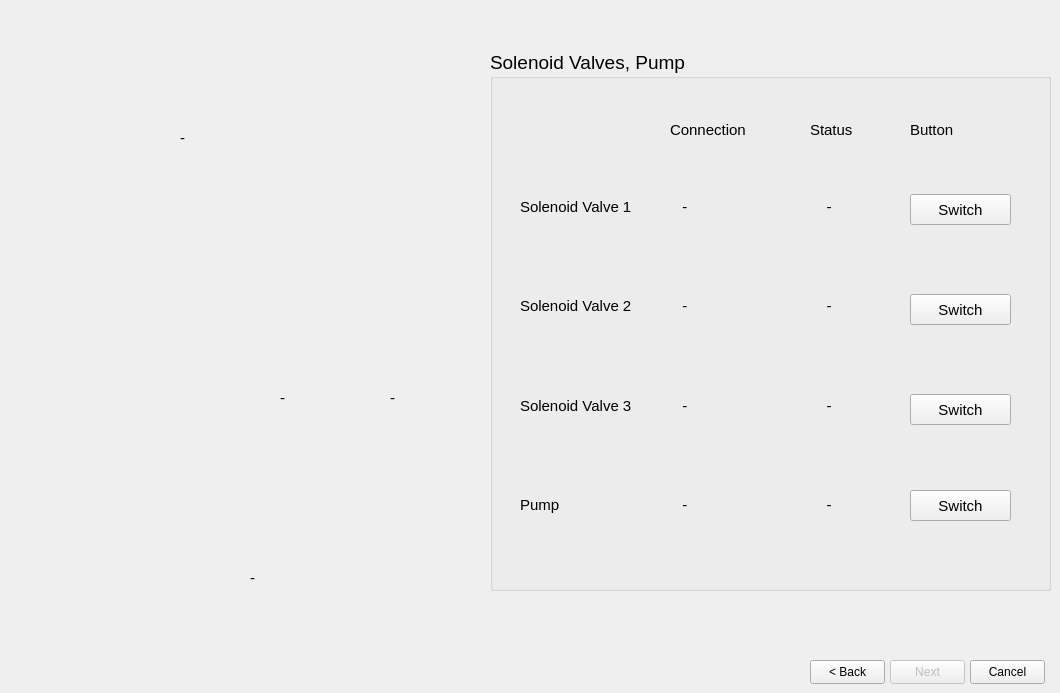
    <widget class="QWidget" name="tab_4">
     <attribute name="title">
      <string>4. Manual Controls</string>
     </attribute>
     <widget class="QPushButton" name="pushButton_back_4">
      <property name="geometry">
       <rect>
        <x>810</x>
        <y>660</y>
        <width>75</width>
        <height>24</height>
       </rect>
      </property>
      <property name="font">
       <font>
        <family>Arial</family>
        <pointsize>9</pointsize>
       </font>
      </property>
      <property name="text">
       <string>&lt; Back</string>
      </property>
     </widget>
     <widget class="QPushButton" name="pushButton_next2_2">
      <property name="enabled">
       <bool>false</bool>
      </property>
      <property name="geometry">
       <rect>
        <x>890</x>
        <y>660</y>
        <width>75</width>
        <height>24</height>
       </rect>
      </property>
      <property name="font">
       <font>
        <family>Arial</family>
        <pointsize>9</pointsize>
       </font>
      </property>
      <property name="text">
       <string>Next</string>
      </property>
     </widget>
     <widget class="QPushButton" name="pushButton_cancel4">
      <property name="geometry">
       <rect>
        <x>970</x>
        <y>660</y>
        <width>75</width>
        <height>24</height>
       </rect>
      </property>
      <property name="font">
       <font>
        <family>Arial</family>
        <pointsize>9</pointsize>
       </font>
      </property>
      <property name="text">
       <string>Cancel</string>
      </property>
     </widget>
     <widget class="QGroupBox" name="groupBox_5">
      <property name="enabled">
       <bool>true</bool>
      </property>
      <property name="geometry">
       <rect>
        <x>490</x>
        <y>50</y>
        <width>561</width>
        <height>541</height>
       </rect>
      </property>
      <property name="font">
       <font>
        <family>Arial</family>
        <pointsize>14</pointsize>
        <weight>50</weight>
        <bold>false</bold>
       </font>
      </property>
      <property name="title">
       <string>Solenoid Valves, Pump</string>
      </property>
      <widget class="QLabel" name="label_connection_4">
       <property name="geometry">
        <rect>
         <x>180</x>
         <y>70</y>
         <width>121</width>
         <height>20</height>
        </rect>
       </property>
       <property name="font">
        <font>
         <pointsize>11</pointsize>
        </font>
       </property>
       <property name="styleSheet">
        <string notr="true"/>
       </property>
       <property name="text">
        <string>Connection</string>
       </property>
      </widget>
      <widget class="QLabel" name="label_status_3">
       <property name="geometry">
        <rect>
         <x>320</x>
         <y>70</y>
         <width>121</width>
         <height>20</height>
        </rect>
       </property>
       <property name="font">
        <font>
         <pointsize>11</pointsize>
        </font>
       </property>
       <property name="styleSheet">
        <string notr="true"/>
       </property>
       <property name="text">
        <string>Status</string>
       </property>
      </widget>
      <widget class="QWidget" name="layoutWidget_5">
       <property name="geometry">
        <rect>
         <x>30</x>
         <y>110</y>
         <width>121</width>
         <height>391</height>
        </rect>
       </property>
       <layout class="QVBoxLayout" name="verticalLayout_8">
        <item>
         <widget class="QLabel" name="label_valve1_6">
          <property name="font">
           <font>
            <pointsize>11</pointsize>
           </font>
          </property>
          <property name="text">
           <string>Solenoid Valve 1</string>
          </property>
         </widget>
        </item>
        <item>
         <widget class="QLabel" name="label_valve2_3">
          <property name="font">
           <font>
            <pointsize>11</pointsize>
           </font>
          </property>
          <property name="text">
           <string>Solenoid Valve 2</string>
          </property>
         </widget>
        </item>
        <item>
         <widget class="QLabel" name="label_valve3_3">
          <property name="font">
           <font>
            <pointsize>11</pointsize>
           </font>
          </property>
          <property name="text">
           <string>Solenoid Valve 3</string>
          </property>
         </widget>
        </item>
        <item>
         <widget class="QLabel" name="label_4">
          <property name="font">
           <font>
            <pointsize>11</pointsize>
           </font>
          </property>
          <property name="text">
           <string>Pump</string>
          </property>
         </widget>
        </item>
       </layout>
      </widget>
      <widget class="QWidget" name="layoutWidget_6">
       <property name="geometry">
        <rect>
         <x>180</x>
         <y>110</y>
         <width>111</width>
         <height>391</height>
        </rect>
       </property>
       <layout class="QVBoxLayout" name="verticalLayout_9">
        <item>
         <widget class="QLabel" name="label_conn4_1">
          <property name="font">
           <font>
            <pointsize>11</pointsize>
           </font>
          </property>
          <property name="styleSheet">
           <string notr="true"/>
          </property>
          <property name="text">
           <string>   -</string>
          </property>
         </widget>
        </item>
        <item>
         <widget class="QLabel" name="label_conn4_2">
          <property name="font">
           <font>
            <pointsize>11</pointsize>
           </font>
          </property>
          <property name="styleSheet">
           <string notr="true"/>
          </property>
          <property name="text">
           <string>   -</string>
          </property>
         </widget>
        </item>
        <item>
         <widget class="QLabel" name="label_conn4_3">
          <property name="font">
           <font>
            <pointsize>11</pointsize>
           </font>
          </property>
          <property name="styleSheet">
           <string notr="true"/>
          </property>
          <property name="text">
           <string>   -</string>
          </property>
         </widget>
        </item>
        <item>
         <widget class="QLabel" name="label_conn4_4">
          <property name="font">
           <font>
            <family>Arial</family>
            <pointsize>11</pointsize>
           </font>
          </property>
          <property name="text">
           <string>   -</string>
          </property>
         </widget>
        </item>
       </layout>
      </widget>
      <widget class="QWidget" name="layoutWidget_7">
       <property name="geometry">
        <rect>
         <x>320</x>
         <y>110</y>
         <width>81</width>
         <height>391</height>
        </rect>
       </property>
       <layout class="QVBoxLayout" name="verticalLayout_10">
        <item>
         <widget class="QLabel" name="label_sw_stat1">
          <property name="font">
           <font>
            <pointsize>11</pointsize>
           </font>
          </property>
          <property name="styleSheet">
           <string notr="true"/>
          </property>
          <property name="text">
           <string>    -</string>
          </property>
         </widget>
        </item>
        <item>
         <widget class="QLabel" name="label_sw_stat2">
          <property name="font">
           <font>
            <pointsize>11</pointsize>
           </font>
          </property>
          <property name="styleSheet">
           <string notr="true"/>
          </property>
          <property name="text">
           <string>    -</string>
          </property>
         </widget>
        </item>
        <item>
         <widget class="QLabel" name="label_sw_stat3">
          <property name="font">
           <font>
            <pointsize>11</pointsize>
           </font>
          </property>
          <property name="styleSheet">
           <string notr="true"/>
          </property>
          <property name="text">
           <string>    -</string>
          </property>
         </widget>
        </item>
        <item>
         <widget class="QLabel" name="label_sw_stat4">
          <property name="font">
           <font>
            <pointsize>11</pointsize>
           </font>
          </property>
          <property name="text">
           <string>    -</string>
          </property>
         </widget>
        </item>
       </layout>
      </widget>
      <widget class="QLabel" name="label_status_4">
       <property name="geometry">
        <rect>
         <x>420</x>
         <y>70</y>
         <width>121</width>
         <height>20</height>
        </rect>
       </property>
       <property name="font">
        <font>
         <pointsize>11</pointsize>
        </font>
       </property>
       <property name="styleSheet">
        <string notr="true"/>
       </property>
       <property name="text">
        <string>Button</string>
       </property>
      </widget>
      <widget class="QPushButton" name="pushButton_sw1">
       <property name="geometry">
        <rect>
         <x>420</x>
         <y>144</y>
         <width>101</width>
         <height>31</height>
        </rect>
       </property>
       <property name="font">
        <font>
         <pointsize>11</pointsize>
        </font>
       </property>
       <property name="text">
        <string>Switch</string>
       </property>
      </widget>
      <widget class="QPushButton" name="pushButton_sw2">
       <property name="geometry">
        <rect>
         <x>420</x>
         <y>244</y>
         <width>101</width>
         <height>31</height>
        </rect>
       </property>
       <property name="font">
        <font>
         <pointsize>11</pointsize>
        </font>
       </property>
       <property name="text">
        <string>Switch</string>
       </property>
      </widget>
      <widget class="QPushButton" name="pushButton_sw3">
       <property name="geometry">
        <rect>
         <x>420</x>
         <y>344</y>
         <width>101</width>
         <height>31</height>
        </rect>
       </property>
       <property name="font">
        <font>
         <pointsize>11</pointsize>
        </font>
       </property>
       <property name="text">
        <string>Switch</string>
       </property>
      </widget>
      <widget class="QPushButton" name="pushButton_sw4">
       <property name="geometry">
        <rect>
         <x>420</x>
         <y>440</y>
         <width>101</width>
         <height>31</height>
        </rect>
       </property>
       <property name="font">
        <font>
         <pointsize>11</pointsize>
        </font>
       </property>
       <property name="text">
        <string>Switch</string>
       </property>
      </widget>
     </widget>
     <widget class="QLabel" name="label_pic_4">
      <property name="geometry">
       <rect>
        <x>20</x>
        <y>60</y>
        <width>461</width>
        <height>531</height>
       </rect>
      </property>
      <property name="styleSheet">
       <string notr="true">background-image: url(:/ /pressureLoop2.jpg);</string>
      </property>
      <property name="text">
       <string/>
      </property>
      <property name="pixmap">
       <pixmap resource="../Downloads/test.qrc">:/ /pressureLoop5.jpg</pixmap>
      </property>
      <property name="scaledContents">
       <bool>true</bool>
      </property>
     </widget>
     <widget class="QLabel" name="label_pic4_4">
      <property name="geometry">
       <rect>
        <x>250</x>
        <y>570</y>
        <width>41</width>
        <height>16</height>
       </rect>
      </property>
      <property name="font">
       <font>
        <family>Arial</family>
        <pointsize>11</pointsize>
       </font>
      </property>
      <property name="text">
       <string>-</string>
      </property>
     </widget>
     <widget class="QLabel" name="label_pic4_1">
      <property name="geometry">
       <rect>
        <x>280</x>
        <y>390</y>
        <width>41</width>
        <height>16</height>
       </rect>
      </property>
      <property name="font">
       <font>
        <family>Arial</family>
        <pointsize>11</pointsize>
       </font>
      </property>
      <property name="text">
       <string>-</string>
      </property>
     </widget>
     <widget class="QLabel" name="label_pic4_2">
      <property name="geometry">
       <rect>
        <x>390</x>
        <y>390</y>
        <width>41</width>
        <height>16</height>
       </rect>
      </property>
      <property name="font">
       <font>
        <family>Arial</family>
        <pointsize>11</pointsize>
       </font>
      </property>
      <property name="text">
       <string>-</string>
      </property>
     </widget>
     <widget class="QLabel" name="label_pic4_3">
      <property name="geometry">
       <rect>
        <x>180</x>
        <y>130</y>
        <width>41</width>
        <height>16</height>
       </rect>
      </property>
      <property name="font">
       <font>
        <family>Arial</family>
        <pointsize>11</pointsize>
       </font>
      </property>
      <property name="text">
       <string>-</string>
      </property>
     </widget>
    </widget>
